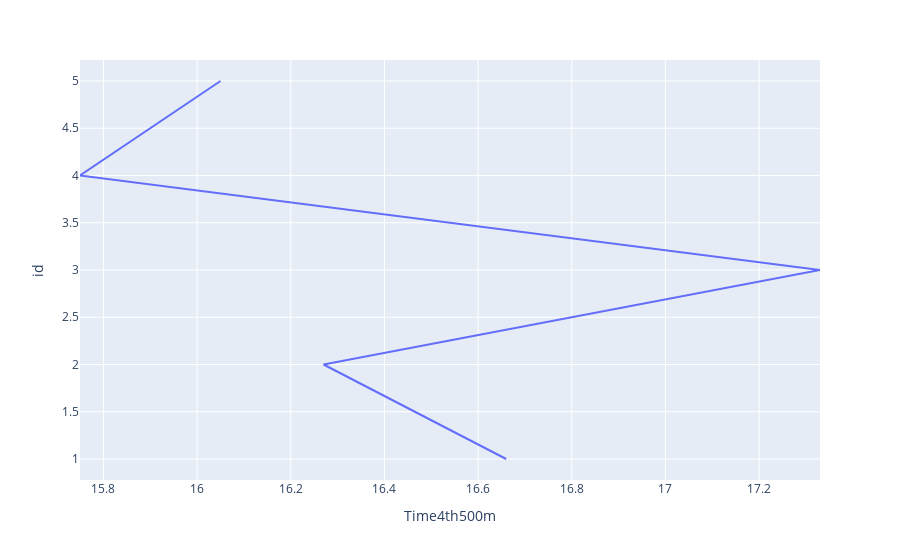

Here is the notebook cell this chart was saved with:
### Code cell
px.line(df_run, x='Time4th500m', y='id')

### Figure 1 — Plotly figure (JSON) as saved in the notebook; plotly's stock layout.template omitted (floating-point values rounded to 4 significant figures)
{"data": [{"hovertemplate": "Time4th500m=%{x}<br>id=%{y}<extra></extra>", "legendgroup": "", "line": {"color": "#636efa", "dash": "solid"}, "mode": "lines", "name": "", "orientation": "v", "showlegend": false, "type": "scatter", "x": [16.66, 16.27, 17.33, 15.75, 16.05], "xaxis": "x", "y": [1, 2, 3, 4, 5], "yaxis": "y"}], "layout": {"legend": {"tracegroupgap": 0}, "margin": {"t": 60}, "xaxis": {"anchor": "y", "domain": [0, 1], "title": {"text": "Time4th500m"}}, "yaxis": {"anchor": "x", "domain": [0, 1], "title": {"text": "id"}}}}
